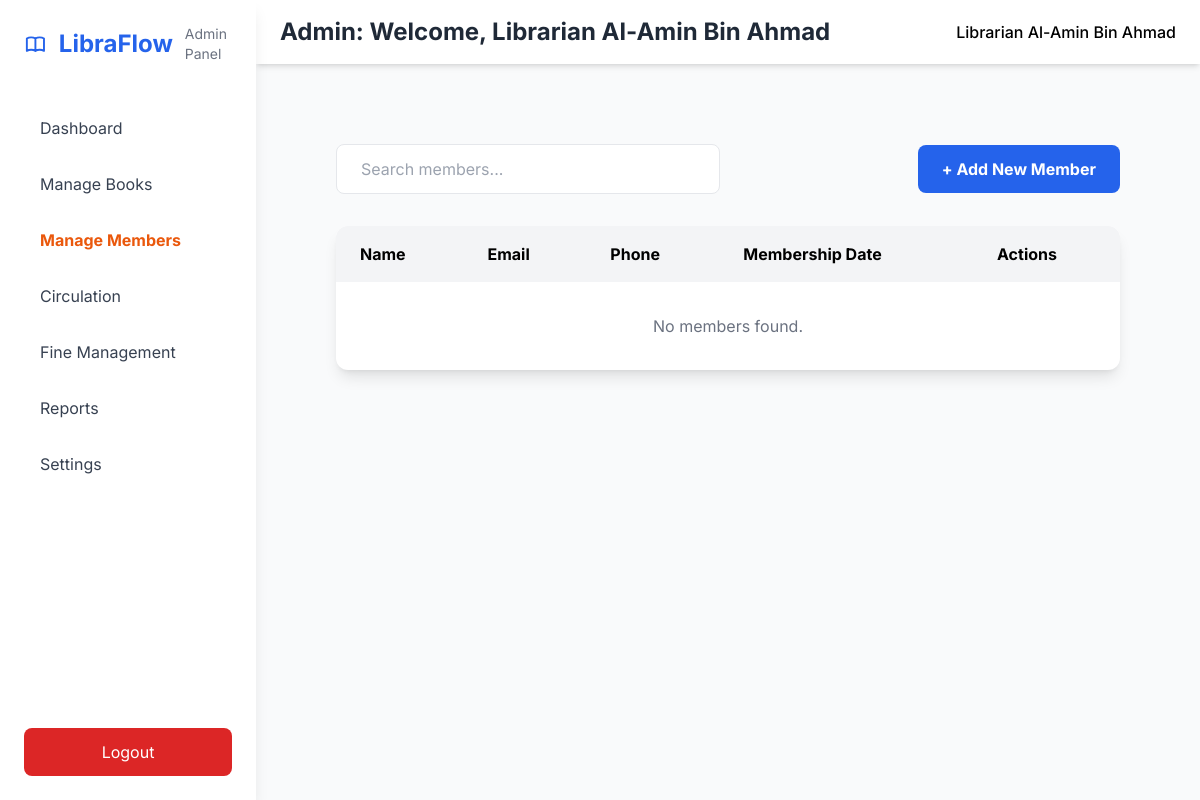
Page /manage-members/ (signed in) on the earlier database version.
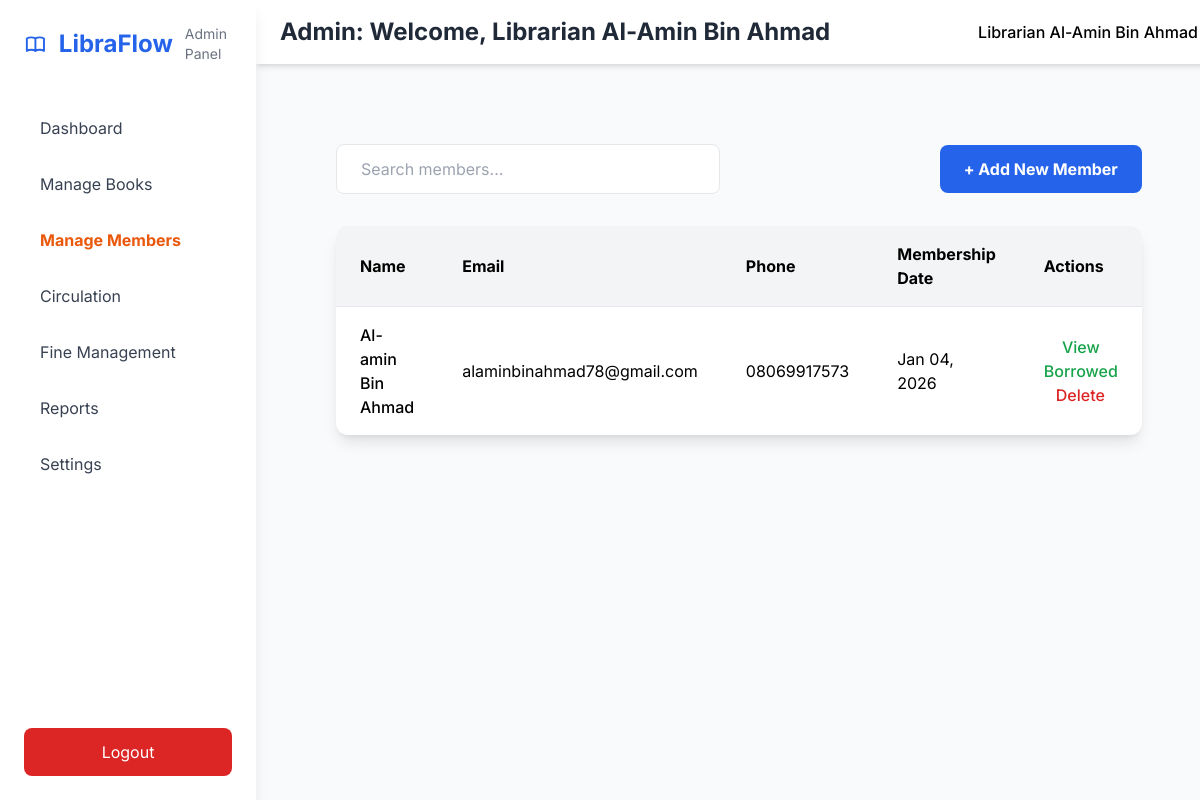
Same page on the later database version.
### LYMSApp/models.py (models this page shows, shortened)
class Profile(models.Model):
    user = models.ForeignKey(AuthModel, on_delete=models.CASCADE)
    full_name = models.CharField(max_length=20)
    home_address = models.TextField()

class AuthModel(AbstractUser):
    username = None
    email = models.EmailField(unique=True)
    phone_number = models.CharField(max_length=20, blank=True)
    role = models.CharField(max_length=20)
    USERNAME_FIELD = "email"
    REQUIRED_FIELDS = []
    objects = UserManager()

### LYMSApp/views.py (the view, shortened to what this page needs)
# urls.py: path("manage-members/", views.admin_manage_members, name="manage-members"),
@login_required(login_url='/login/')
def admin_manage_members(request):
    current_user = models.Profile.objects.filter(user=request.user).first()
    members = models.Profile.objects.filter(user__role="member")
    context = {
        "current_user": current_user,
        "members": members
    }
    return render(request, "Theadmin/manage-members.html", context)

### templates/Theadmin/manage-members.html (shortened to what this page needs)
{% extends "Theadmin/base.html" %}
{% block content %}
<main class="p-6 md:p-10">
    <div class="flex justify-between items-center mb-8">
        <input type="text" placeholder="Search members..."
               class="px-6 py-3 border rounded-lg w-96 focus:ring-2 focus:ring-blue-600 focus:outline-none"/>
        <button onclick="document.getElementById('add-member-modal').classList.remove('hidden')"
                class="bg-blue-600 text-white px-6 py-3 rounded-lg font-bold hover:bg-blue-700 transition">
            + Add New Member
        </button>
    </div>
    <div class="bg-white rounded-xl shadow-lg overflow-hidden">
        <table class="w-full">
            <thead class="bg-gray-100">
            <tr>
                <th class="px-6 py-4 text-left">Name</th>
                <th class="px-6 py-4 text-left">Email</th>
                <th class="px-6 py-4 text-left">Phone</th>
                <th class="px-6 py-4 text-left">Membership Date</th>
                <th class="px-6 py-4 text-left">Actions</th>
            </tr>
            </thead>
            <tbody>
            {% if members %}
                {% for member in members %}
                <tr class="border-t hover:bg-gray-50">
                    <td class="px-6 py-4 font-medium">{{ member.full_name }}</td>
                    <td class="px-6 py-4">{{ member.user.email }}</td>
                    <td class="px-6 py-4">{{ member.user.phone_number }}</td>
                    <td class="px-6 py-4">{{ member.user.date_joined|date:"M d, Y" }}</td>
                    <td class="px-6 py-4 space-x-3">
                        <button onclick="openBorrowedBooksModal('{{member.full_name}}', ['Life of science'])"
                                class="text-green-600 hover:underline font-medium">View Borrowed</button>
                        <button onclick="if(confirm('Delete member {{ member.full_name|escapejs }}?'))"
                                class="text-red-600 hover:underline font-medium">Delete</button>
                    </td>
                </tr>
                {% endfor %}
            {% else %}
                <tr>
                    <td colspan="5" class="px-6 py-8 text-center text-gray-500">No members found.</td>
                </tr>
            {% endif %}
            </tbody>
        </table>
    </div>
</main>
{% endblock content %}

Differences in the rows shown:
added Profile: full_name "Al-amin Bin Ahmad", user.email "alaminbinahmad78@gmail.com", user.phone_number "08069917573", user.date_joined "Jan 04, 2026"
Other differences:
text no longer shown: "No members found."
